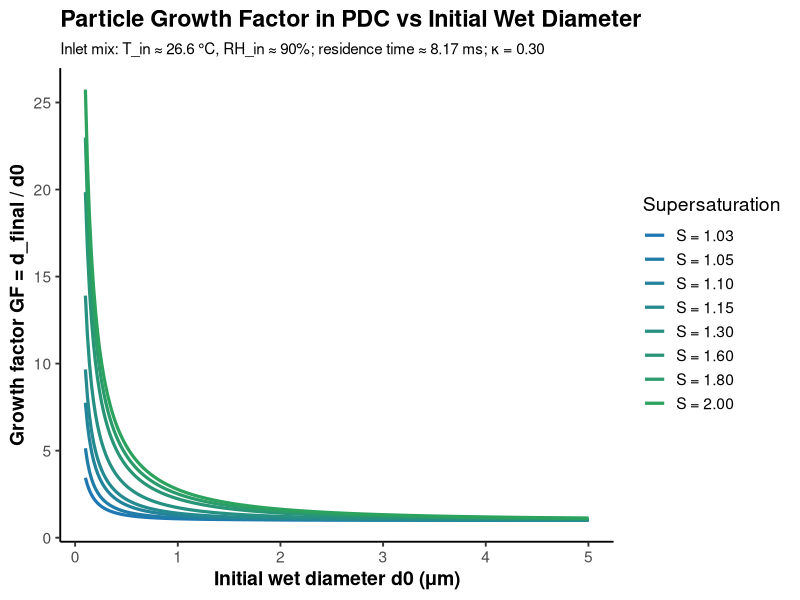
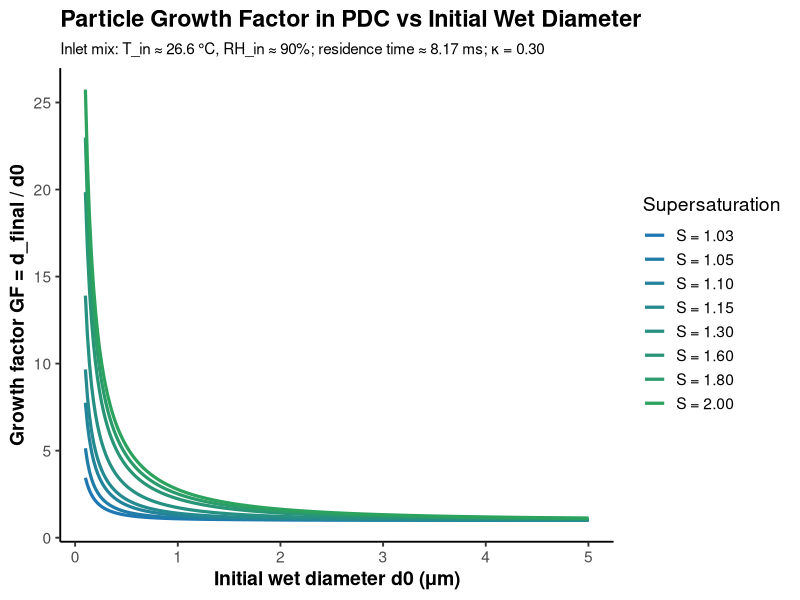
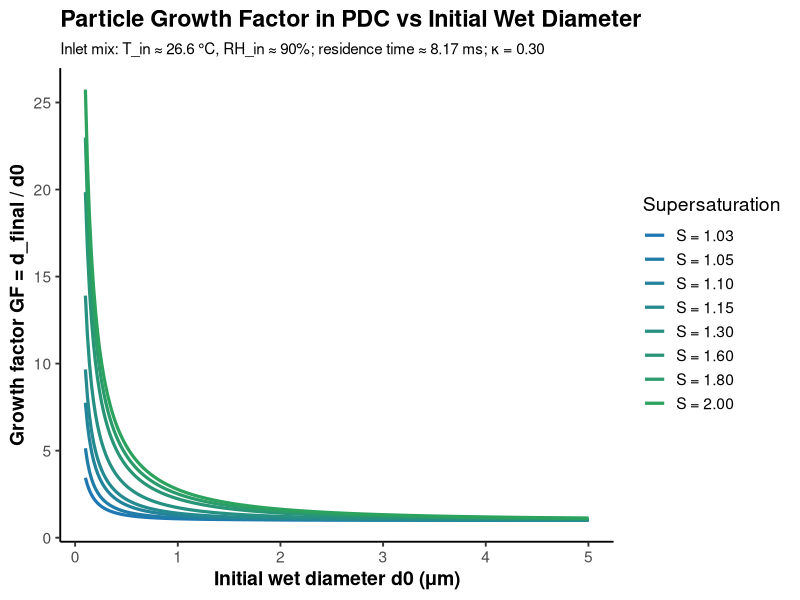

These figures' R source, in order:
# =====================================================================
# File:    pdc_gf_curve.R
# Title:   Growth-factor (GF) curves vs initial wet diameter (d0)
#          for particles traversing a PDC condenser under experimental
#          conditions (Maxwell r^2 + Fuchs–Sutugin + κ-Köhler).
#
# Purpose: Reproduce Fig. 2d in the paper. Computes GF(d0) for a set of
#          effective supersaturations S and saves:
#            - tidy table (Excel) to ./data/
#            - publication-ready figure (SVG/PDF/TIFF) to ./figures/theory/
#          Parameters can be edited in the block below to explore scenarios.
#
# Usage:   In the repo root:
#            install.packages(c("ggplot2","dplyr","tidyr","openxlsx","scales"))
#            source("pdc_gf_curve.R")
#
# Inputs:  No external input; all parameters defined below.
# Outputs: ./data/PDC_GF_vs_d0_Sweep.xlsx
#          ./figures/theory/GF_vs_d0_by_S.(svg|pdf|tiff)
#
# Version: 1.0
# Author : Gao Han
# Affil. : School of Biological Science and Medical Engineering,
#          Southeast University
# Date   : 2025-11-04
# Notes  : Theory summarized in Supplementary Text S1; parameter notes in
#          Supplementary Table S2. See LICENSE in the repository.
# =====================================================================

suppressPackageStartupMessages({
  library(ggplot2)
  library(dplyr)
  library(tidyr)
  library(openxlsx)
  library(scales)
})

# ----------------------------
# Parameters (edit as needed)
# ----------------------------

## (A) Operating conditions (set the inlet state and residence time)
p_Pa        <- 101325       # ambient pressure (Pa)
Vdot_exh_Lm <- 10           # exhaled flow (L/min)
T_exh_C     <- 37           # exhaled temperature (°C)
RH_exh      <- 1.00         # exhaled RH (-)

Vdot_amb_Lm <- 15           # make-up air flow (L/min)
T_amb_C     <- 20           # make-up air temperature (°C)
RH_amb      <- 0.50         # make-up air RH (-)

Vdot_total_Lm <- 25         # total PDC draw (L/min)
D_tube_m      <- 3.8e-3     # condenser tube ID (m)
L_tube_m      <- 0.30       # condenser tube length (m)
T_out_C       <- 4          # outlet characteristic temperature (°C)

## (B) Model parameters (govern growth kinetics)
S_vec     <- c(1.03, 1.05, 1.10, 1.15, 1.30, 1.60, 1.80, 2.00)  # effective S
kappa     <- 0.30           # κ-Köhler hygroscopicity (-)
sigma_Npm <- 0.072          # surface tension (N/m)
lambda_m  <- 65e-9          # mean free path (m)
alpha_m   <- 1.0            # mass accommodation (-)

## (C) Thermophysical properties (assumed constant at an effective T)
rho_l_kgm3 <- 1000          # liquid water density (kg/m^3)
L_v_Jkg    <- 2.5e6         # latent heat (J/kg)
R_v_JkgK   <- 461.5         # water vapor gas constant (J/(kg·K))
k_air_WmK  <- 0.026         # air thermal conductivity (W/(m·K))
Dv_m2s     <- 2.3e-5        # vapor diffusivity in air (m^2/s)
Mw_kgmol   <- 0.018015      # water molar mass (kg/mol)

## (D) Diameter grid & time discretization
d0_min_um  <- 0.10          # x-axis start (μm)
d0_max_um  <- 5.00          # x-axis end (μm)
n_diam_pts <- 250           # number of x samples
n_steps    <- 400           # time steps (larger -> smoother, slower)

## (E) Repo-friendly output paths
dir_data <- file.path("data")
dir_fig  <- file.path("figures", "theory")
if (!dir.exists(dir_data)) dir.create(dir_data, recursive = TRUE, showWarnings = FALSE)
if (!dir.exists(dir_fig))  dir.create(dir_fig,  recursive = TRUE, showWarnings = FALSE)

# ----------------------------
# Psychrometrics & model pieces
# ----------------------------

es_Pa <- function(T_C) 0.61094 * exp(17.625 * T_C / (T_C + 243.04)) * 1000  # Pa

w_from_e   <- function(e_Pa, p_Pa) 0.62198 * e_Pa / (p_Pa - e_Pa)
w_from_TRH <- function(T_C, RH, p_Pa) w_from_e(RH * es_Pa(T_C), p_Pa)

h_kJkgdry <- function(T_C, w) 1.006 * T_C + w * (2501 + 1.86 * T_C)

beta_FS <- function(dp_m, lambda_m, alpha_m = 1.0) {
  Kn <- 2 * lambda_m / dp_m
  (1 + Kn) / (1 + 1.71 * Kn + 1.33 * Kn^2)     # α = 1 form
}

S_eq_kohler <- function(r_m, kappa, rd_m, T_K, sigma_Npm, rho_l_kgm3, Mw_kgmol) {
  A  <- 2 * sigma_Npm * Mw_kgmol / (rho_l_kgm3 * 8.314462618 * T_K)  # Kelvin term
  aw <- 1 / (1 + kappa * (rd_m^3) / (r_m^3 - rd_m^3))                # activity term
  aw * exp(A / r_m)
}

solve_rd_from_r0 <- function(r0_m, S_in, kappa, T_K, sigma_Npm, rho_l_kgm3, Mw_kgmol) {
  f <- function(rd) S_eq_kohler(r0_m, kappa, rd, T_K, sigma_Npm, rho_l_kgm3, Mw_kgmol) - S_in
  uniroot(f, lower = 1e-10, upper = r0_m * 0.999)$root
}

K_term <- function(L_v_Jkg, rho_l_kgm3, k_air_WmK, R_v_JkgK, T_K) {
  L_v_Jkg^2 * rho_l_kgm3 / (k_air_WmK * R_v_JkgK * T_K^2)
}
D_term <- function(rho_l_kgm3, R_v_JkgK, T_K, es_Pa_val, Dv_m2s) {
  rho_l_kgm3 * R_v_JkgK * T_K / (es_Pa_val * Dv_m2s)
}

# ----------------------------
# Inlet mixed state & residence time
# ----------------------------

V_exh_m3s <- Vdot_exh_Lm   / 1000 / 60
V_amb_m3s <- Vdot_amb_Lm   / 1000 / 60
V_tot_m3s <- Vdot_total_Lm / 1000 / 60

n_tot_exh <- p_Pa * V_exh_m3s / (8.314462618 * (T_exh_C + 273.15))
n_tot_amb <- p_Pa * V_amb_m3s / (8.314462618 * (T_amb_C + 273.15))
xw_exh    <- (RH_exh * es_Pa(T_exh_C)) / p_Pa
xw_amb    <- (RH_amb * es_Pa(T_amb_C)) / p_Pa
n_dry_exh <- n_tot_exh * (1 - xw_exh)
n_dry_amb <- n_tot_amb * (1 - xw_amb)

M_da <- 0.02897  # kg/mol
mdot_dry_exh <- n_dry_exh * M_da
mdot_dry_amb <- n_dry_amb * M_da
mdot_dry_mix <- mdot_dry_exh + mdot_dry_amb

w_exh <- w_from_TRH(T_exh_C, RH_exh, p_Pa)
w_amb <- w_from_TRH(T_amb_C, RH_amb, p_Pa)
h_exh <- h_kJkgdry(T_exh_C, w_exh)
h_amb <- h_kJkgdry(T_amb_C, w_amb)

w_in <- (w_exh * mdot_dry_exh + w_amb * mdot_dry_amb) / mdot_dry_mix
h_in <- (h_exh * mdot_dry_exh + h_amb * mdot_dry_amb) / mdot_dry_mix
T_in_C <- uniroot(function(Tc) h_kJkgdry(Tc, w_in) - h_in, c(-20, 50))$root

e_in  <- w_in * p_Pa / (0.62198 + w_in)
RH_in <- e_in / es_Pa(T_in_C)

U_ms  <- V_tot_m3s / (pi * (D_tube_m/2)^2)
t_res <- L_tube_m / U_ms

T_eff_C <- (T_in_C + T_out_C) / 2
T_eff_K <- T_eff_C + 273.15

K_val <- K_term(L_v_Jkg, rho_l_kgm3, k_air_WmK, R_v_JkgK, T_eff_K)
D0    <- D_term(rho_l_kgm3, R_v_JkgK, T_eff_K, es_Pa(T_eff_C), Dv_m2s)

# ----------------------------
# Growth solver: d0 (wet, at RH_in) -> GF(d0; S)
# ----------------------------

grow_one <- function(d0_m, S_eff) {
  r0 <- d0_m / 2
  rd <- solve_rd_from_r0(r0, RH_in, kappa, T_eff_K, sigma_Npm, rho_l_kgm3, Mw_kgmol)
  
  dt <- t_res / n_steps
  r  <- r0
  for (i in 1:n_steps) {
    dp   <- 2 * r
    bfs  <- beta_FS(dp, lambda_m, alpha_m)
    Def  <- D0 / bfs
    Seq  <- S_eq_kohler(r, kappa, rd, T_eff_K, sigma_Npm, rho_l_kgm3, Mw_kgmol)
    drive <- max(0, S_eff - Seq)
    dr2dt <- 2 * drive / (K_val + Def)
    r2    <- r^2 + dr2dt * dt
    r     <- sqrt(max(r2, rd^2 * 1.0000001))
  }
  d_final <- 2 * r
  list(d0 = d0_m, d_final = d_final, rd = rd, S = S_eff)
}

d0_grid_m <- seq(d0_min_um, d0_max_um, length.out = n_diam_pts) * 1e-6

res_list <- vector("list", length(S_vec) * length(d0_grid_m))
idx <- 1
for (S_eff in S_vec) {
  for (d0 in d0_grid_m) {
    res_list[[idx]] <- grow_one(d0, S_eff)
    idx <- idx + 1
  }
}

res_df <- do.call(rbind, lapply(res_list, as.data.frame)) %>%
  mutate(
    d0_um      = d0 * 1e6,
    d_final_um = d_final * 1e6,
    GF         = d_final / d0,
    S_label    = paste0("S = ", sprintf("%.2f", S))
  ) %>%
  select(S_label, S, d0_um, d_final_um, GF)

# ----------------------------
# Save data (Excel)
# ----------------------------
xlsx_path <- file.path(dir_data, "PDC_GF_vs_d0_Sweep.xlsx")
wb <- createWorkbook()
addWorksheet(wb, "GF_vs_d0")
writeData(wb, "GF_vs_d0", res_df)
saveWorkbook(wb, xlsx_path, overwrite = TRUE)

# ----------------------------
# Plot (journal style; blue→green gradient)
# ----------------------------
col_fun <- colorRampPalette(c("#1f78b4", "#2ca25f"))
cols <- col_fun(length(unique(res_df$S_label)))

p <- ggplot(res_df, aes(x = d0_um, y = GF, color = S_label)) +
  geom_line(linewidth = 1.1) +
  labs(
    title = "Particle Growth Factor in PDC vs Initial Wet Diameter",
    subtitle = sprintf("Inlet mix: T_in ≈ %.1f °C, RH_in ≈ %.0f%%; residence time ≈ %.2f ms; κ = %.2f",
                       T_in_C, RH_in*100, t_res*1e3, kappa),
    x = "Initial wet diameter d0 (μm)",
    y = "Growth factor GF = d_final / d0",
    color = "Supersaturation"
  ) +
  scale_color_manual(values = cols) +
  coord_cartesian(xlim = c(d0_min_um, d0_max_um)) +
  theme_classic(base_size = 14) +
  theme(
    plot.title = element_text(face = "bold"),
    plot.subtitle = element_text(size = 11),
    legend.position = "right",
    axis.title = element_text(face = "bold")
  )

fig_svg  <- file.path(dir_fig, "GF_vs_d0_by_S.svg")
fig_pdf  <- file.path(dir_fig, "GF_vs_d0_by_S.pdf")
fig_tif  <- file.path(dir_fig, "GF_vs_d0_by_S.tiff")

ggsave(fig_svg, p, width = 7, height = 5, units = "in")
ggsave(fig_pdf, p, width = 7, height = 5, units = "in")
ggsave(fig_tif, p, width = 7, height = 5, units = "in", dpi = 600, compression = "lzw")

cat("\n== Done ==\n")
cat(sprintf("Data  : %s\n", xlsx_path))
cat(sprintf("Figure: %s\n       %s\n       %s\n", fig_svg, fig_pdf, fig_tif))
